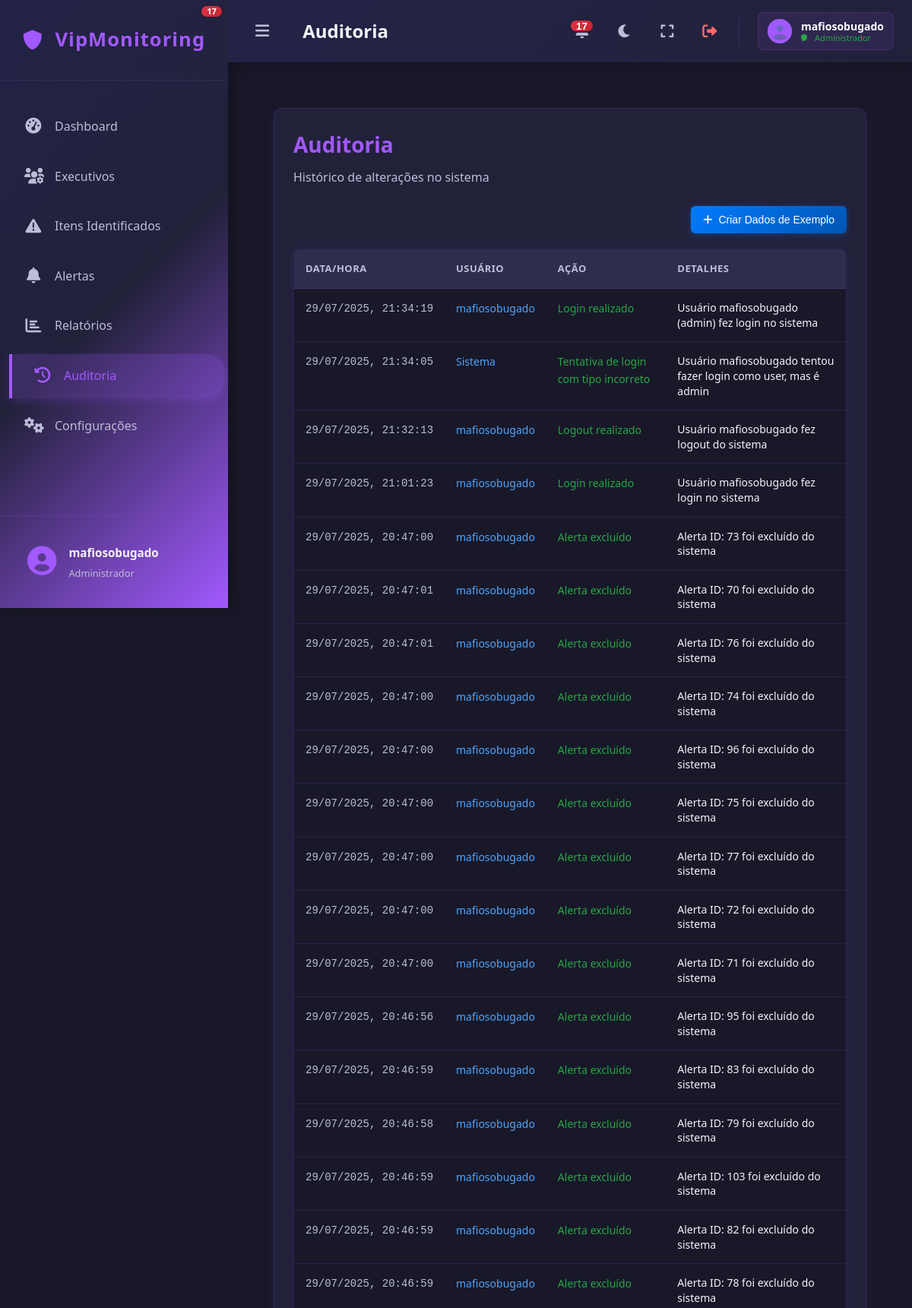
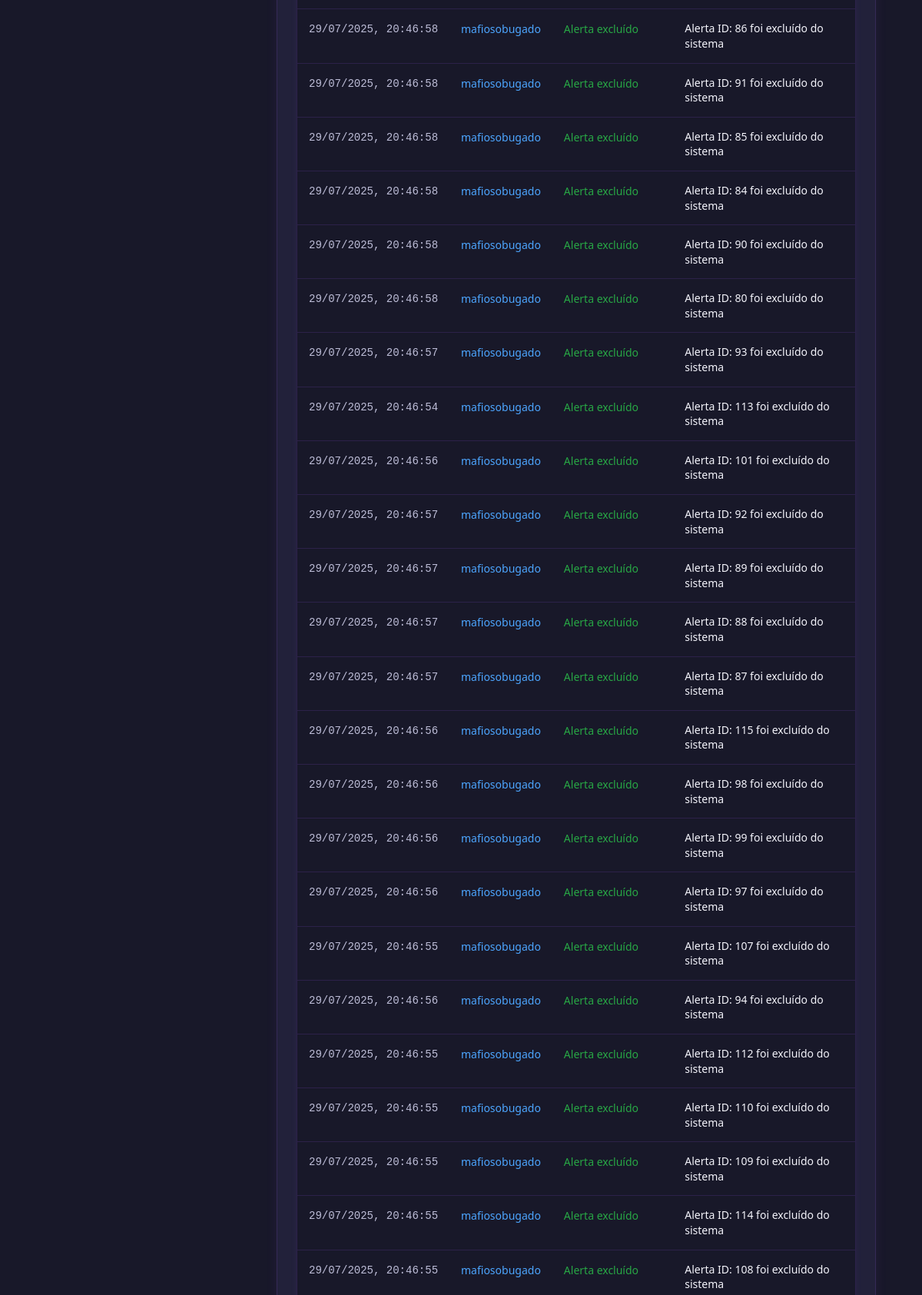
The app's page /audit (signed in, upper part) with its own data (2 pictures, top to bottom).
### tables this page shows
CREATE TABLE users (
            id INTEGER PRIMARY KEY AUTOINCREMENT,
            username TEXT NOT NULL UNIQUE,
            email TEXT NOT NULL UNIQUE,
            password TEXT NOT NULL
        , user_type TEXT DEFAULT 'user', disabled BOOLEAN DEFAULT 0);

CREATE TABLE audit_log (
            id INTEGER PRIMARY KEY AUTOINCREMENT,
            timestamp TEXT NOT NULL,
            user TEXT NOT NULL,
            action TEXT NOT NULL,
            details TEXT NOT NULL,
            related_table TEXT,
            related_id INTEGER,
            created_at TEXT NOT NULL DEFAULT CURRENT_TIMESTAMP
        );

### app.py (the view)
@app.route('/audit')
@login_required
def audit():
    audit_logs = database.get_all_audit_logs()
    return render_template('audit.html', audit_logs=audit_logs, active_page='audit')

### app.py (called while the page is built)
@login_manager.user_loader
def load_user(user_id):
    try:
        return database.User.get(user_id)
    except Exception as e:
        print(f"Erro ao carregar usuário {user_id}: {e}")
        return None

### database.py (called while the page is built)
def get_db_connection():
    conn = sqlite3.connect(DATABASE)
    conn.row_factory = sqlite3.Row # Isso permite acessar colunas por nome
    return conn

def get_all_audit_logs():
    conn = get_db_connection()
    logs = conn.execute('''
        SELECT * FROM audit_log
        ORDER BY created_at DESC
    ''').fetchall()
    conn.close()
    return logs

    @staticmethod
    def get(user_id):
        conn = get_db_connection()
        user_data = conn.execute('SELECT * FROM users WHERE id = ?', (user_id,)).fetchone()
        conn.close()
        if user_data:
            user_type = user_data['user_type'] if 'user_type' in user_data.keys() else 'user'
            disabled = user_data['disabled'] if 'disabled' in user_data.keys() else False
            return User(user_data['id'], user_data['username'], user_data['email'], user_data['password'], user_type, disabled)
        return None

### templates/audit.html (shortened to what this page needs)
{% extends "base.html" %}
{% block page_title %}Auditoria{% endblock %}
{% block content %}
<div class="audit-container">
    <div class="audit-header">
        <h2>Auditoria</h2>
        <p class="audit-subtitle">Histórico de alterações no sistema</p>
    </div>
    <div class="audit-actions">
        <button class="btn-sample" onclick="createSampleLogs()">
            <i class="fas fa-plus"></i>
            Criar Dados de Exemplo
        </button>
    </div>
    <div class="audit-table-container">
        <table class="audit-table">
            <thead>
                <tr>
                    <th>DATA/HORA</th>
                    <th>USUÁRIO</th>
                    <th>AÇÃO</th>
                    <th>DETALHES</th>
                </tr>
            </thead>
            <tbody>
                {% if audit_logs %}
                    {% for log in audit_logs %}
                    <tr>
                        <td class="audit-timestamp">{{ log.timestamp }}</td>
                        <td class="audit-user">{{ log.user }}</td>
                        <td class="audit-action">{{ log.action }}</td>
                        <td class="audit-details">{{ log.details }}</td>
                    </tr>
                    {% endfor %}
                {% endif %}
            </tbody>
        </table>
    </div>
</div>
{% endblock %}

### templates/base.html (shortened to what this page needs)
<!DOCTYPE html>
<html lang="pt-BR">
<head>
    <link rel="stylesheet" href="{{ url_for('static', filename='css/style.css') }}">
    <link rel="stylesheet" href="https://cdnjs.cloudflare.com/ajax/libs/font-awesome/6.0.0/css/all.min.css">
</head>
<body>
    <div class="app-container">
        <div class="sidebar">
            <div class="sidebar-header">
                <div class="app-logo">
                    <i class="fas fa-shield-alt"></i>
                    <span>VipMonitoring</span>
                </div>
            </div>
            <nav class="sidebar-nav">
                <ul>
                    <li class="nav-item {{ 'active' if active_page == 'dashboard' else '' }}">
                        <a href="{{ url_for('dashboard') }}">
                            <i class="fas fa-tachometer-alt"></i>
                            <span class="nav-text">Dashboard</span>
                        </a>
                    </li>
                    <li class="nav-item {{ 'active' if active_page == 'executives' else '' }}">
                        <a href="{{ url_for('executives') }}">
                            <i class="fas fa-users-cog"></i>
                            <span class="nav-text">Executivos</span>
                        </a>
                    </li>
                    <li class="nav-item {{ 'active' if active_page == 'items' else '' }}">
                        <a href="{{ url_for('items') }}">
                            <i class="fas fa-exclamation-triangle"></i>
                            <span class="nav-text">Itens Identificados</span>
                        </a>
                    </li>
                    <li class="nav-item {{ 'active' if active_page == 'alerts' else '' }}">
                        <a href="{{ url_for('alerts') }}">
                            <i class="fas fa-bell"></i>
                            <span class="nav-text">Alertas</span>
                            <span class="notification-badge" id="alertsBadge" style="display: none;"></span>
                        </a>
                    </li>
                    <li class="nav-item {{ 'active' if active_page == 'reports' else '' }}">
                        <a href="{{ url_for('reports') }}">
                            <i class="fas fa-chart-bar"></i>
                            <span class="nav-text">Relatórios</span>
                        </a>
                    </li>
                    <li class="nav-item {{ 'active' if active_page == 'audit' else '' }}">
                        <a href="{{ url_for('audit') }}">
                            <i class="fas fa-history"></i>
                            <span class="nav-text">Auditoria</span>
                        </a>
                    </li>
                    {% if current_user.is_authenticated and current_user.user_type == 'admin' %}
                    <li class="nav-item {{ 'active' if active_page == 'config' else '' }}">
                        <a href="{{ url_for('config') }}">
                            <i class="fas fa-cogs"></i>
                            <span class="nav-text">Configurações</span>
                        </a>
                    </li>
                    {% endif %}
                </ul>
            </nav>
            <div class="sidebar-footer">
                <div class="user-profile">
                    <div class="user-avatar">
                        <i class="fas fa-user-circle"></i>
                    </div>
                    <div class="user-info">
                        <span class="user-name">{{ current_user.username if current_user.is_authenticated else 'Usuário' }}</span>
                        <span class="user-role">{{ 'Administrador' if current_user.is_authenticated and current_user.user_type == 'admin' else 'Usuário' }}</span>
                    </div>
                </div>
            </div>
        </div>
        <div class="main-content">
            <nav class="navbar">
                <div class="navbar-left">
                    <button class="sidebar-toggle" onclick="toggleSidebar()">
                        <i class="fas fa-bars"></i>
                    </button>
                    <div class="page-title">
                        <h3>{% block page_title %}{% endblock %}</h3>
                    </div>
                </div>
                <div class="navbar-right">
                    <div class="navbar-actions">
                        <div style="position: relative;">
                            <button class="action-btn" id="alertBtn" title="Alertas Recentes" onclick="toggleAlertsDropdown()">
                                <i class="fas fa-bell"></i>
                                <span class="notification-badge" id="alertsCount" style="display: none;">0</span>
                            </button>
                        </div>
                        <button class="action-btn" title="Modo escuro" onclick="toggleDarkMode()">
                            <i class="fas fa-moon"></i>
                        </button>
                        <button class="action-btn" title="Tela cheia" onclick="toggleFullscreen()">
                            <i class="fas fa-expand"></i>
                        </button>
                        <button class="action-btn logout-btn" title="Sair" onclick="window.location.href='{{ url_for('logout') }}';return false;">
                            <i class="fas fa-sign-out-alt"></i>
                        </button>
                    </div>
                    <div class="user-info-navbar">
                        <div class="user-avatar-small">
                            <i class="fas fa-user-circle"></i>
                        </div>
                        <div class="user-details">
                            <span class="user-name">{{ current_user.username if current_user.is_authenticated else 'Usuário' }}</span>
                            <span class="user-status online">{{ 'Administrador' if current_user.is_authenticated and current_user.user_type == 'admin' else 'Usuário' }}</span>
                        </div>
                    </div>
                </div>
            </nav>
            <div class="content-area"
                 style="margin-left: 0; transition: margin-left 0.3s ease;"
                 data-sidebar-state="closed">
                {% block content %}{% endblock %}
            </div>
        </div>
    </div>
</body>
</html>

### records on screen
users: username "mafiosobugado", user_type "Administrador"
audit_log: timestamp "29/07/2025, 21:34:19", user "mafiosobugado", action "Login realizado", details "Usuário mafiosobugado (admin) fez login no sistema"
audit_log: timestamp "29/07/2025, 21:34:05", user "Sistema", action "Tentativa de login com tipo incorreto", details "Usuário mafiosobugado tentou fazer login como user, mas é admin"
audit_log: timestamp "29/07/2025, 21:32:13", user "mafiosobugado", action "Logout realizado", details "Usuário mafiosobugado fez logout do sistema"
audit_log: timestamp "29/07/2025, 21:01:23", user "mafiosobugado", action "Login realizado", details "Usuário mafiosobugado fez login no sistema"
audit_log: timestamp "29/07/2025, 20:47:00", user "mafiosobugado", action "Alerta excluído", details "Alerta ID: 73 foi excluído do sistema"
audit_log: timestamp "29/07/2025, 20:47:01", user "mafiosobugado", action "Alerta excluído", details "Alerta ID: 70 foi excluído do sistema"
audit_log: timestamp "29/07/2025, 20:47:01", user "mafiosobugado", action "Alerta excluído", details "Alerta ID: 76 foi excluído do sistema"
audit_log: timestamp "29/07/2025, 20:47:00", user "mafiosobugado", action "Alerta excluído", details "Alerta ID: 74 foi excluído do sistema"
audit_log: timestamp "29/07/2025, 20:47:00", user "mafiosobugado", action "Alerta excluído", details "Alerta ID: 96 foi excluído do sistema"
audit_log: timestamp "29/07/2025, 20:47:00", user "mafiosobugado", action "Alerta excluído", details "Alerta ID: 75 foi excluído do sistema"
audit_log: timestamp "29/07/2025, 20:47:00", user "mafiosobugado", action "Alerta excluído", details "Alerta ID: 77 foi excluído do sistema"
audit_log: timestamp "29/07/2025, 20:47:00", user "mafiosobugado", action "Alerta excluído", details "Alerta ID: 72 foi excluído do sistema"
audit_log: timestamp "29/07/2025, 20:47:00", user "mafiosobugado", action "Alerta excluído", details "Alerta ID: 71 foi excluído do sistema"
audit_log: timestamp "29/07/2025, 20:46:56", user "mafiosobugado", action "Alerta excluído", details "Alerta ID: 95 foi excluído do sistema"
audit_log: timestamp "29/07/2025, 20:46:59", user "mafiosobugado", action "Alerta excluído", details "Alerta ID: 83 foi excluído do sistema"
audit_log: timestamp "29/07/2025, 20:46:58", user "mafiosobugado", action "Alerta excluído", details "Alerta ID: 79 foi excluído do sistema"
audit_log: timestamp "29/07/2025, 20:46:59", user "mafiosobugado", action "Alerta excluído", details "Alerta ID: 103 foi excluído do sistema"
audit_log: timestamp "29/07/2025, 20:46:59", user "mafiosobugado", action "Alerta excluído", details "Alerta ID: 82 foi excluído do sistema"
audit_log: timestamp "29/07/2025, 20:46:59", user "mafiosobugado", action "Alerta excluído", details "Alerta ID: 78 foi excluído do sistema"
audit_log: timestamp "29/07/2025, 20:46:58", user "mafiosobugado", action "Alerta excluído", details "Alerta ID: 86 foi excluído do sistema"
audit_log: timestamp "29/07/2025, 20:46:58", user "mafiosobugado", action "Alerta excluído", details "Alerta ID: 91 foi excluído do sistema"
audit_log: timestamp "29/07/2025, 20:46:58", user "mafiosobugado", action "Alerta excluído", details "Alerta ID: 85 foi excluído do sistema"
audit_log: timestamp "29/07/2025, 20:46:58", user "mafiosobugado", action "Alerta excluído", details "Alerta ID: 84 foi excluído do sistema"
audit_log: timestamp "29/07/2025, 20:46:58", user "mafiosobugado", action "Alerta excluído", details "Alerta ID: 90 foi excluído do sistema"
audit_log: timestamp "29/07/2025, 20:46:58", user "mafiosobugado", action "Alerta excluído", details "Alerta ID: 80 foi excluído do sistema"
audit_log: timestamp "29/07/2025, 20:46:57", user "mafiosobugado", action "Alerta excluído", details "Alerta ID: 93 foi excluído do sistema"
audit_log: timestamp "29/07/2025, 20:46:54", user "mafiosobugado", action "Alerta excluído", details "Alerta ID: 113 foi excluído do sistema"
audit_log: timestamp "29/07/2025, 20:46:56", user "mafiosobugado", action "Alerta excluído", details "Alerta ID: 101 foi excluído do sistema"
audit_log: timestamp "29/07/2025, 20:46:57", user "mafiosobugado", action "Alerta excluído", details "Alerta ID: 92 foi excluído do sistema"
audit_log: timestamp "29/07/2025, 20:46:57", user "mafiosobugado", action "Alerta excluído", details "Alerta ID: 89 foi excluído do sistema"
audit_log: timestamp "29/07/2025, 20:46:57", user "mafiosobugado", action "Alerta excluído", details "Alerta ID: 88 foi excluído do sistema"
audit_log: timestamp "29/07/2025, 20:46:57", user "mafiosobugado", action "Alerta excluído", details "Alerta ID: 87 foi excluído do sistema"
audit_log: timestamp "29/07/2025, 20:46:56", user "mafiosobugado", action "Alerta excluído", details "Alerta ID: 115 foi excluído do sistema"
audit_log: timestamp "29/07/2025, 20:46:56", user "mafiosobugado", action "Alerta excluído", details "Alerta ID: 98 foi excluído do sistema"
audit_log: timestamp "29/07/2025, 20:46:56", user "mafiosobugado", action "Alerta excluído", details "Alerta ID: 99 foi excluído do sistema"
audit_log: timestamp "29/07/2025, 20:46:56", user "mafiosobugado", action "Alerta excluído", details "Alerta ID: 97 foi excluído do sistema"
audit_log: timestamp "29/07/2025, 20:46:55", user "mafiosobugado", action "Alerta excluído", details "Alerta ID: 107 foi excluído do sistema"
audit_log: timestamp "29/07/2025, 20:46:56", user "mafiosobugado", action "Alerta excluído", details "Alerta ID: 94 foi excluído do sistema"
audit_log: timestamp "29/07/2025, 20:46:55", user "mafiosobugado", action "Alerta excluído", details "Alerta ID: 112 foi excluído do sistema"
audit_log: timestamp "29/07/2025, 20:46:55", user "mafiosobugado", action "Alerta excluído", details "Alerta ID: 110 foi excluído do sistema"
audit_log: timestamp "29/07/2025, 20:46:55", user "mafiosobugado", action "Alerta excluído", details "Alerta ID: 109 foi excluído do sistema"
audit_log: timestamp "29/07/2025, 20:46:55", user "mafiosobugado", action "Alerta excluído", details "Alerta ID: 114 foi excluído do sistema"
audit_log: timestamp "29/07/2025, 20:46:55", user "mafiosobugado", action "Alerta excluído", details "Alerta ID: 108 foi excluído do sistema"
